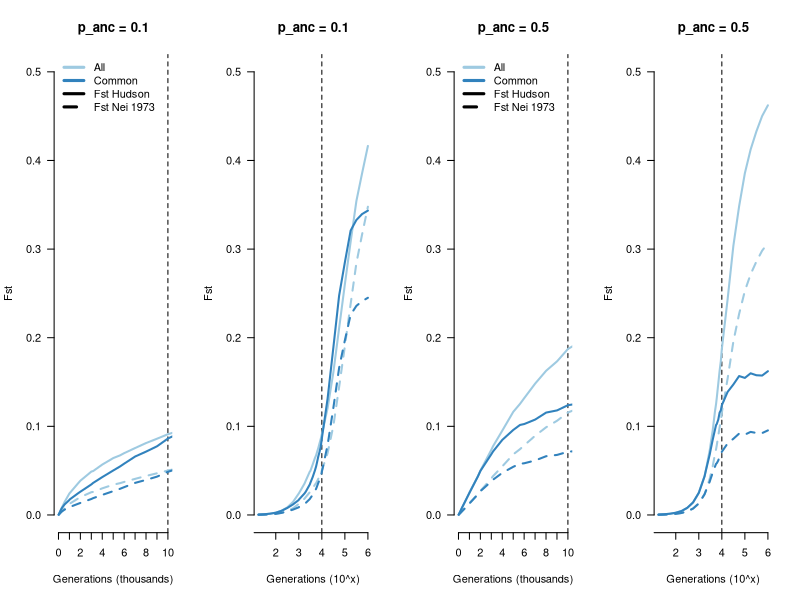

Recreate this plot in R.
# Simulating Fst estimates under different SNP ascertainments

library(RColorBrewer)

par(mfrow=c(1,4))

# generate two source populations
seeds = 200
M = 100

for ( p0 in c(0.1,0.5) ) {
  gen_power = (seq(0,6,by=0.25))
  gens = sort( c(seq(10,10e3,by=1e3) , (10^gen_power)[-1]) )
  gens = gens[gens>10]
  
  Ne = 10e3
  #p0 = 0.5
  maf_anc = rep(p0,M)
  drift_var = p0 * (1-p0) * ( gens / (2*Ne) )
  all_drift = drift_var
  
  clr = brewer.pal(3,"Blues")[2:3]
  all_maf = c(0,0.01)
  
  mean_fst_hudson = matrix(NA,nrow=2,ncol=length(all_drift))
  mean_fst_nei73 = matrix(NA,nrow=2,ncol=length(all_drift))
  
  for ( m in 1:length(all_maf) ) {
    
    min_maf = all_maf[m]
    for( i in 1:length(all_drift) ) {
      
      drift = all_drift[i]
      fst_hudson = rep(NA,seeds)
      fst_nei73 = rep(NA,seeds)
      
      for ( s in 1:seeds ) {
        maf_pop1 = maf_anc + rnorm(M,0,sqrt(drift) )
        maf_pop1[ maf_pop1 > 1 ] = 1
        maf_pop1[ maf_pop1 < 0 ] = 0
        
        keep = maf_pop1 >= min_maf & maf_pop1 <= (1-min_maf)
        #keep = maf_pop1 <= min_maf | maf_pop1 >= (1-min_maf)
        
        # hudson fst
        cur_fst = ((maf_pop1 - maf_anc)^2) / ( maf_pop1*(1-maf_anc) + maf_anc*(1-maf_pop1))
        fst_hudson[s] = mean(cur_fst[keep],na.rm=T)
        
        # nei fst (Edge)
        h_s = apply( rbind( maf_pop1^2 + (1-maf_pop1)^2 , maf_anc^2 + (1-maf_anc)^2 ) , 2 , mean)
        h_t = apply( rbind( apply( rbind( maf_pop1 , maf_anc ) , 2 , mean ) , apply( rbind( 1 - maf_pop1 , 1 - maf_anc ) , 2 , mean ) )^2 , 2 , sum )
        cur_fst = (h_s - h_t) / (1 - h_t )
        fst_nei73[s] = mean(cur_fst[keep],na.rm=T)
        
      }
      mean_fst_hudson[m,i] = mean(fst_hudson,na.rm=T)
      mean_fst_nei73[m,i] = mean(fst_nei73,na.rm=T)
      cat( drift , '\n' )
    }
  }
  
  max = 10e3
  for( is_log in c(F,T) ) {
    if ( is_log ) {
      plot(0,0,type="l",log="x",lwd=3,las=2,ylab="Fst",xlab="Generations (10^x)",bty="n",ylim=c(0,0.5),xlim=range(gens),xaxt="n",main=paste("p_anc = ",p0,sep='') )
      axis(side=1,at=10^(1:6),labels=1:6)
      abline(v=max,lty=2)
    } else {
      plot(0,0,type="l",lwd=3,las=2,ylab="Fst",xlab="Generations (thousands)",bty="n",ylim=c(0,0.5),xlim=c(1,max),xaxt="n",main=paste("p_anc = ",p0,sep=''))
      axis(side=1,at=seq(0,max,by=max/10),labels=seq(0,max/1e3,by=max/10e3))
      abline(v=max,lty=2)
      legend("topleft",legend=c("All","Common","Fst Hudson","Fst Nei 1973"),lwd=3,col=c(clr,"black","black"),lty=c(1,1,1,2),bty="n")
      
    }
    for ( m in 1:2 ) {
      lines(gens,mean_fst_hudson[m,],lty=1,lwd=2 , col=clr[m] )
      lines(gens,mean_fst_nei73[m,] , lty=2 , lwd=2 , col=clr[m] )
    }  
  }
}